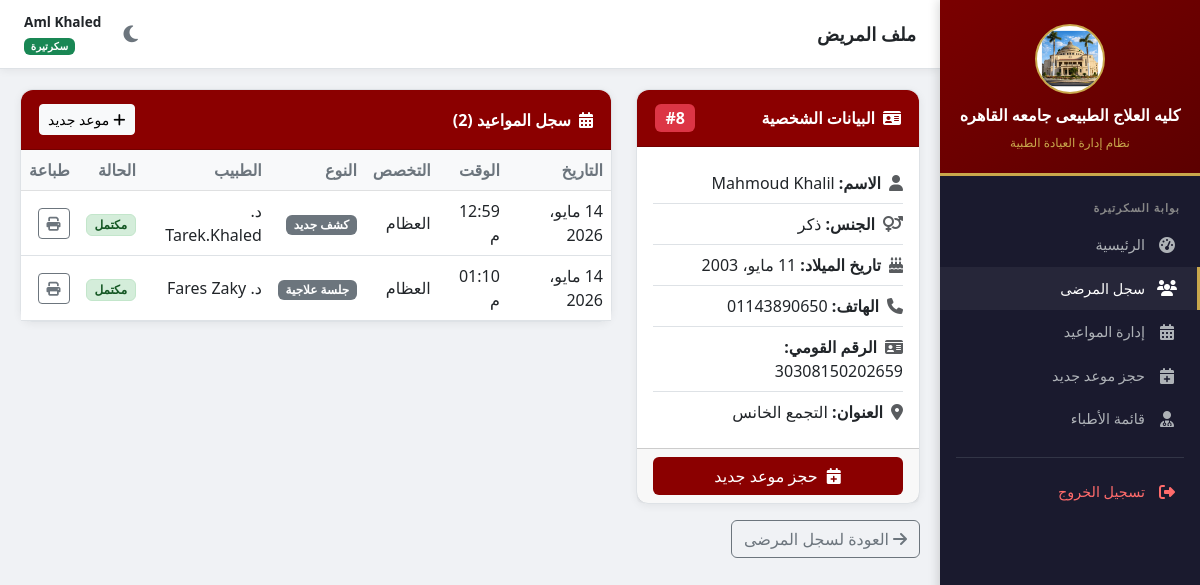
Page /secretary/patients/8/ (signed in) on the committed database.
### clinic/models.py (models this page shows, shortened)
class Patient(models.Model):
    GENDER_CHOICES = [('M', 'ذكر'), ('F', 'أنثى')]
    patient_number = models.AutoField(primary_key=True, verbose_name="رقم المريض")
    name = models.CharField(max_length=150, verbose_name="الاسم")
    gender = models.CharField(max_length=1, choices=GENDER_CHOICES, verbose_name="الجنس")
    birth_date = models.DateField(verbose_name="تاريخ الميلاد")
    phone = models.CharField(max_length=20, blank=True, verbose_name="رقم الهاتف")
    address = models.TextField(blank=True, verbose_name="العنوان")
    national_id = models.CharField(max_length=14, unique=True, verbose_name="الرقم القومي", null=True, blank=True)
    created_at = models.DateTimeField(auto_now_add=True)
    updated_at = models.DateTimeField(auto_now=True)
    class Meta:
        verbose_name = "مريض"
        verbose_name_plural = "المرضى"

class Appointment(models.Model):
    STATUS_CHOICES = [
        ('pending', 'قيد الانتظار'),
        ('confirmed', 'مؤكد'),
        ('completed', 'مكتمل'),
        ('cancelled', 'ملغي'),
    ]
    TYPE_CHOICES = [
        ('new', 'كشف جديد'),
        ('followup', 'استشارة / متابعة'),
        ('session', 'جلسة علاجية'),
    ]
    patient = models.ForeignKey(Patient, on_delete=models.CASCADE, related_name='appointments', verbose_name="المريض")
    doctor = models.ForeignKey(Doctor, on_delete=models.SET_NULL, null=True, blank=True, related_name='appointments', verbose_name="الدكتور")
    specialty = models.ForeignKey(Specialty, on_delete=models.CASCADE, verbose_name="التخصص")
    appointment_type = models.CharField(max_length=20, choices=TYPE_CHOICES, default='new', verbose_name="نوع الموعد")
    appointment_date = models.DateField(verbose_name="تاريخ الموعد")
    appointment_time = models.TimeField(verbose_name="وقت الموعد")
    status = models.CharField(max_length=20, choices=STATUS_CHOICES, default='pending', verbose_name="الحالة")
    notes = models.TextField(blank=True, verbose_name="ملاحظات")
    consultation_fee = models.DecimalField(max_digits=8, decimal_places=2, verbose_name="السعر المدفوع", default=0.0)
    created_by = models.ForeignKey(User, on_delete=models.SET_NULL, null=True, blank=True, related_name='created_appointments', verbose_name="تم التسجيل بواسطة")
    created_at = models.DateTimeField(auto_now_add=True)
    updated_at = models.DateTimeField(auto_now=True)
    class Meta:
        verbose_name = "موعد"
        verbose_name_plural = "المواعيد"
        ordering = ['appointment_date', 'appointment_time']

class Specialty(models.Model):
    name = models.CharField(max_length=100, verbose_name="التخصص")
    class Meta:
        verbose_name = "تخصص"
        verbose_name_plural = "التخصصات"

class Doctor(models.Model):
    user = models.OneToOneField(User, on_delete=models.CASCADE, verbose_name="المستخدم")
    specialty = models.ForeignKey(Specialty, on_delete=models.SET_NULL, null=True, verbose_name="التخصص")
    phone = models.CharField(max_length=20, blank=True, verbose_name="رقم الهاتف")
    def __str__(self):
        return f"د. {self.user.get_full_name() or self.user.username}"
    class Meta:
        verbose_name = "دكتور"
        verbose_name_plural = "الأطباء"

### clinic/views.py (the view)
# urls.py: path('secretary/patients/<int:pk>/', views.secretary_patient_detail, name='secretary_patient_detail'),
@login_required
@user_passes_test(is_admin_or_secretary, login_url='login')
def secretary_patient_detail(request, pk):
    return _patient_detail_view(request, pk, 'secretary/patient_detail.html', 'secretary')

### clinic/templatetags/auth_extras.py (called while the page is built)
@register.filter
def has_group(user, group_name):
    return user.groups.filter(name=group_name).exists()

### clinic/views.py (called while the page is built)
def is_admin(user):
    return user.is_superuser or user.is_staff

def is_secretary(user):
    return user.groups.filter(name='secretary').exists()

def is_admin_or_secretary(user):
    return is_admin(user) or is_secretary(user)

def _patient_detail_view(request, pk, template, role):
    patient = get_object_or_404(Patient, pk=pk)
    appointments = patient.appointments.select_related('doctor', 'specialty').order_by('-appointment_date')
    context = {'patient': patient, 'appointments': appointments, 'role': role}
    if role == 'admin':
        context['records'] = patient.medical_records.select_related('doctor').prefetch_related('prescriptions').order_by('-visit_date')
    return render(request, template, context)

### templates/secretary/patient_detail.html (shortened to what this page needs)
{% extends 'base.html' %}
{% block page_title %}ملف المريض{% endblock %}
{% block content %}
<div class="row g-4">
  <div class="col-lg-4">
    <div class="card">
      <div class="card-header d-flex justify-content-between align-items-center">
        <span><i class="fas fa-id-card me-2"></i>البيانات الشخصية</span>
        <span class="badge bg-danger fs-6">#{{ patient.patient_number }}</span>
      </div>
      <div class="card-body">
        <ul class="list-unstyled mb-0">
          <li class="py-2 border-bottom"><i class="fas fa-user me-2 text-muted"></i><strong>الاسم:</strong> {{ patient.name }}</li>
          <li class="py-2 border-bottom"><i class="fas fa-venus-mars me-2 text-muted"></i><strong>الجنس:</strong> {{ patient.get_gender_display }}</li>
          <li class="py-2 border-bottom"><i class="fas fa-birthday-cake me-2 text-muted"></i><strong>تاريخ الميلاد:</strong> {{ patient.birth_date }}</li>
          <li class="py-2 border-bottom"><i class="fas fa-phone me-2 text-muted"></i><strong>الهاتف:</strong> {{ patient.phone|default:"—" }}</li>
          <li class="py-2 border-bottom"><i class="fas fa-id-card me-2 text-muted"></i><strong>الرقم القومي:</strong> {{ patient.national_id|default:"—" }}</li>
          <li class="py-2"><i class="fas fa-map-marker-alt me-2 text-muted"></i><strong>العنوان:</strong> {{ patient.address|default:"—" }}</li>
        </ul>
      </div>
      <div class="card-footer">
        <a href="{% url 'secretary_appointment_add' %}?patient={{ patient.pk }}" class="btn btn-cu w-100">
          <i class="fas fa-calendar-plus me-2"></i>حجز موعد جديد
        </a>
      </div>
    </div>
  </div>
  <div class="col-lg-8">
    <div class="card">
      <div class="card-header d-flex justify-content-between align-items-center">
        <span><i class="fas fa-calendar-alt me-2"></i>سجل المواعيد ({{ appointments.count }})</span>
        <a href="{% url 'secretary_appointment_add' %}?patient={{ patient.pk }}" class="btn btn-sm btn-light">
          <i class="fas fa-plus me-1"></i>موعد جديد
        </a>
      </div>
      <div class="card-body p-0">
        {% if appointments %}
        <div class="table-responsive">
          <table class="table table-hover mb-0 align-middle">
            <thead class="table-light">
              <tr>
                <th>التاريخ</th>
                <th>الوقت</th>
                <th>التخصص</th>
                <th>النوع</th>
                <th>الطبيب</th>
                <th>الحالة</th>
                <th>طباعة</th>
              </tr>
            </thead>
            <tbody>
              {% for appt in appointments %}
              <tr>
                <td>{{ appt.appointment_date }}</td>
                <td>{{ appt.appointment_time|time:"h:i A" }}</td>
                <td>{{ appt.specialty.name }}</td>
                <td><span class="badge bg-secondary">{{ appt.get_appointment_type_display }}</span></td>
                <td>{{ appt.doctor|default:"—" }}</td>
                <td><span class="badge badge-{{ appt.status }}">{{ appt.get_status_display }}</span></td>
                <td>
                  <a href="{% url 'secretary_print_slip' appt.pk %}" target="_blank" class="btn btn-sm btn-outline-secondary">
                    <i class="fas fa-print"></i>
                  </a>
                </td>
              </tr>
              {% endfor %}
            </tbody>
          </table>
        </div>
        {% endif %}
      </div>
    </div>
  </div>
</div>
<div class="mt-3">
  <a href="{% url 'secretary_patients' %}" class="btn btn-outline-secondary">
    <i class="fas fa-arrow-right me-1"></i>العودة لسجل المرضى
  </a>
</div>
{% endblock %}

### templates/base.html (shortened to what this page needs)
<!DOCTYPE html>
<html lang="ar" dir="rtl">
<head>
<link href="https://cdn.jsdelivr.net/npm/bootstrap@5.3.0/dist/css/bootstrap.rtl.min.css" rel="stylesheet">
<link href="https://cdnjs.cloudflare.com/ajax/libs/font-awesome/6.4.0/css/all.min.css" rel="stylesheet">
</head>
<body>
{% load auth_extras %}
{% if user.is_authenticated %}
<div class="sidebar" id="sidebar">
  <div class="sidebar-header">
    <div class="logo-container"><img src="/media/2.png" alt="لوجو جامعة القاهرة"></div>
    <h6>كليه العلاج الطبيعى جامعه القاهره</h6>
    <small>نظام إدارة العيادة الطبية</small>
  </div>
  <div class="sidebar-nav-container">
    {% if user.is_staff or user.is_superuser %}
    <div class="nav-section">لوحة تحكم الإدارة</div>
    <a href="{% url 'admin_dashboard' %}" class="nav-link-side {% if request.resolver_match.url_name == 'admin_dashboard' %}active{% endif %}" onclick="closeSidebar()"><i class="fas fa-chart-pie"></i> نظرة عامة</a>
    <a href="{% url 'admin_patients' %}" class="nav-link-side {% if 'patient' in request.resolver_match.url_name and 'secretary' not in request.resolver_match.url_name %}active{% endif %}" onclick="closeSidebar()"><i class="fas fa-users"></i> سجل المرضى</a>
    <a href="{% url 'admin_appointments' %}" class="nav-link-side {% if request.resolver_match.url_name == 'admin_appointments' %}active{% endif %}" onclick="closeSidebar()"><i class="fas fa-calendar-alt"></i> إدارة المواعيد</a>
    <a href="{% url 'admin_doctors' %}" class="nav-link-side {% if request.resolver_match.url_name == 'admin_doctors' %}active{% endif %}" onclick="closeSidebar()"><i class="fas fa-user-md"></i> الطاقم الطبي</a>
    <a href="{% url 'admin_secretaries' %}" class="nav-link-side {% if 'admin_secreta' in request.resolver_match.url_name %}active{% endif %}" onclick="closeSidebar()"><i class="fas fa-headset"></i> طاقم السكرتاريا</a>
    <a href="{% url 'admin_records' %}" class="nav-link-side {% if request.resolver_match.url_name == 'admin_records' %}active{% endif %}" onclick="closeSidebar()"><i class="fas fa-notes-medical"></i> الأرشيف الطبي</a>
    <div class="nav-section" style="margin-top:8px;">السكرتاريا</div>
    <a href="{% url 'secretary_dashboard' %}" class="nav-link-side {% if request.resolver_match.url_name == 'secretary_dashboard' %}active{% endif %}" onclick="closeSidebar()"><i class="fas fa-desktop"></i> لوحة السكرتيرة</a>
    {% elif user|has_group:'secretary' %}
    <div class="nav-section">بوابة السكرتيرة</div>
    <a href="{% url 'secretary_dashboard' %}" class="nav-link-side {% if request.resolver_match.url_name == 'secretary_dashboard' %}active{% endif %}" onclick="closeSidebar()"><i class="fas fa-tachometer-alt"></i> الرئيسية</a>
    <a href="{% url 'secretary_patients' %}" class="nav-link-side {% if 'secretary_patient' in request.resolver_match.url_name %}active{% endif %}" onclick="closeSidebar()"><i class="fas fa-users"></i> سجل المرضى</a>
    <a href="{% url 'secretary_appointments' %}" class="nav-link-side {% if request.resolver_match.url_name == 'secretary_appointments' %}active{% endif %}" onclick="closeSidebar()"><i class="fas fa-calendar-alt"></i> إدارة المواعيد</a>
    <a href="{% url 'secretary_appointment_add' %}" class="nav-link-side " onclick="closeSidebar()"><i class="fas fa-calendar-plus"></i> حجز موعد جديد</a>
    <a href="{% url 'secretary_doctors' %}" class="nav-link-side {% if request.resolver_match.url_name == 'secretary_doctors' %}active{% endif %}" onclick="closeSidebar()"><i class="fas fa-user-md"></i> قائمة الأطباء</a>
    {% endif %}
    <div class="mt-3 border-top border-secondary pt-2" style="opacity:.3; margin: 0 16px;"></div>
    <a href="{% url 'logout' %}" class="nav-link-side mt-1" style="color:#ff6b6b;" onclick="closeSidebar()"><i class="fas fa-sign-out-alt"></i> تسجيل الخروج</a>
  </div>
</div>
<div class="main-content">
  <div class="topbar">
    <div class="d-flex align-items-center gap-2">
      <h5>{% block page_title %}{% endblock %}</h5>
    </div>
    <div class="d-flex align-items-center gap-3">
      <button class="theme-toggle" onclick="toggleTheme()" title="تبديل الوضع" aria-label="تبديل الوضع الليلي">
        <i class="fas fa-moon" id="themeIcon"></i>
      </button>
      <div class="text-end d-none d-sm-block">
        <div class="fw-bold" style="font-size:.85rem;">{{ user.get_full_name|default:user.username }}</div>
        {% if user.is_staff %}<span class="badge bg-danger" style="font-size:.65rem;">مسؤول النظام</span>
        {% elif user|has_group:"secretary" %}<span class="badge bg-success" style="font-size:.65rem;">سكرتيرة</span>
        {% else %}<span class="badge bg-primary" style="font-size:.65rem;">طبيب</span>{% endif %}
      </div>
    </div>
  </div>
  <div class="content-area">
    {% block content %}{% endblock %}
  </div>
</div>
{% else %}
{% block full_content %}{% endblock %}
{% endif %}
</body>
</html>

### templates/base.html (style rules this page uses)
:root { --cu-red: #8B0000; --cu-gold: #C9A84C; --cu-dark: #1a1a2e; --cu-gray: #f0f2f5; --sidebar-w: 260px; --bg-body: #f0f2f5; --bg-card: #ffffff; --bg-card-alt: #f8f9fa; --text-main: #212529; --text-muted: #6c757d; --border-color: #dee2e6; --topbar-bg: #ffffff; --table-hover: rgba(0,0,0,0.02); --shadow: 0 2px 8px rgba(0,0,0,0.06); }
body { font-family: 'Segoe UI', Tahoma, sans-serif; background: var(--bg-body); color: var(--text-main); transition: background .3s, color .3s; }
.sidebar { width: var(--sidebar-w); min-height: 100vh; background: var(--cu-dark); position: fixed; right: 0; top: 0; z-index: 1050; display: flex; flex-direction: column; box-shadow: -2px 0 10px rgba(0,0,0,0.15); transition: transform .3s ease; }
.sidebar-header { background: linear-gradient(145deg, #7a0000, #5c0000); padding: 24px 16px 20px; text-align: center; border-bottom: 3px solid var(--cu-gold); }
.sidebar-header .logo-container { width: 70px; height: 70px; margin: 0 auto 12px; background: white; border-radius: 50%; border: 2px solid var(--cu-gold); overflow: hidden; display: flex; align-items: center; justify-content: center; }
.sidebar-header .logo-container img { width: 100%; height: 100%; object-fit: cover; }
.sidebar-header h6 { color: #fff; margin: 0 0 4px; font-size: 1rem; font-weight: 700; }
.sidebar-header small { color: var(--cu-gold); font-size: .75rem; }
.sidebar-nav-container { flex-grow: 1; padding: 12px 0; overflow-y: auto; }
.nav-section { padding: 12px 20px 6px; color: #888; font-size: .7rem; font-weight: 600; text-transform: uppercase; letter-spacing: 1px; }
.nav-link-side { display: flex; align-items: center; gap: 12px; padding: 11px 20px; color: #aeb2b7; text-decoration: none; transition: all .2s; border-right: 3px solid transparent; font-size: .9rem; }
.nav-link-side:hover, .nav-link-side.active { color: #fff; background: rgba(255,255,255,.05); border-right-color: var(--cu-gold); }
.nav-link-side i { width: 20px; text-align: center; font-size: 1rem; }
.main-content { margin-right: var(--sidebar-w); min-height: 100vh; transition: margin .3s; }
.topbar { background: var(--topbar-bg); padding: 12px 24px; display: flex; align-items: center; justify-content: space-between; box-shadow: var(--shadow); position: sticky; top: 0; z-index: 99; border-bottom: 1px solid var(--border-color); }
.topbar h5 { margin: 0; color: var(--text-main); font-weight: 700; font-size: 1.15rem; }
.content-area { padding: 20px; }
.card { border: 1px solid var(--border-color); border-radius: 12px; box-shadow: var(--shadow); background: var(--bg-card); color: var(--text-main); }
.card-header { background: var(--cu-red); color: white; border-radius: 12px 12px 0 0 !important; padding: 14px 18px; font-weight: 600; }
.card-body { background: var(--bg-card); color: var(--text-main); }
.table { color: var(--text-main); --bs-table-bg: var(--bg-card); --bs-table-hover-bg: var(--table-hover); }
.table-light { --bs-table-bg: var(--bg-card-alt) !important; --bs-table-color: var(--text-muted) !important; }
.badge-completed { background: #d4edda; color: #155724; border: 1px solid #c3e6cb; }
.btn-cu { background: var(--cu-red); color: white; }
.theme-toggle { background: none; border: none; color: var(--text-muted); font-size: 1.2rem; cursor: pointer; padding: 6px; border-radius: 8px; }

### rows in the picture
Patient: patient_number "8", name "Mahmoud Khalil", gender "ذكر", birth_date "11 مايو، 2003", phone "01143890650", national_id "30308150202659", address "التجمع الخانس"
Appointment: appointment_date "14 مايو، 2026", appointment_time "12:59 م", specialty.name "العظام", appointment_type "كشف جديد", doctor "د. Tarek.Khaled", status "مكتمل"
Appointment: appointment_date "14 مايو، 2026", appointment_time "01:10 م", specialty.name "العظام", appointment_type "جلسة علاجية", doctor "د. Fares Zaky", status "مكتمل"

### other values in the picture
{{ user.get_full_name|default:user.username }} "Aml Khaled"
{{ appointments.count }} "2"
